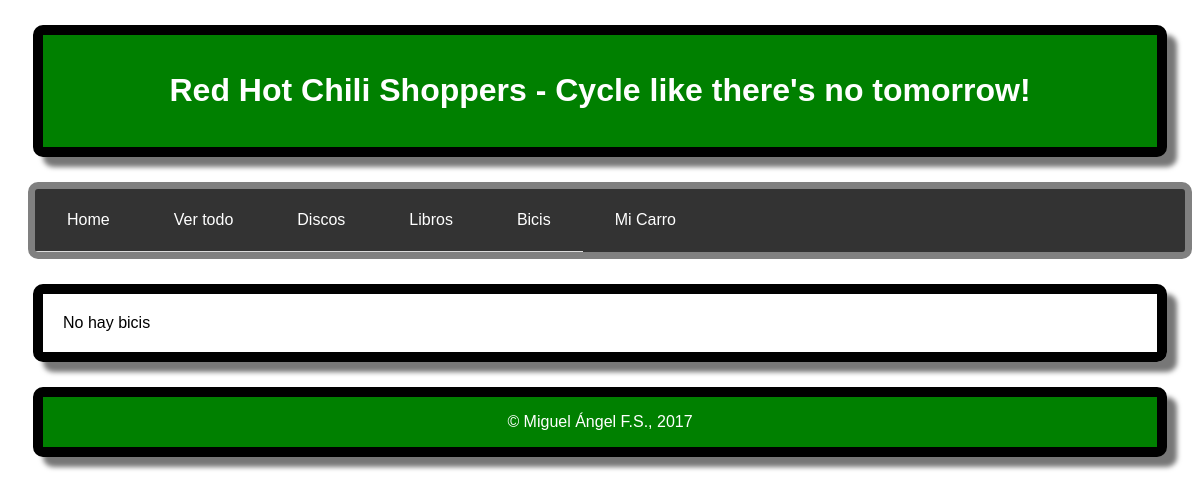
Page /tienda/bicis/ on the earlier database version.
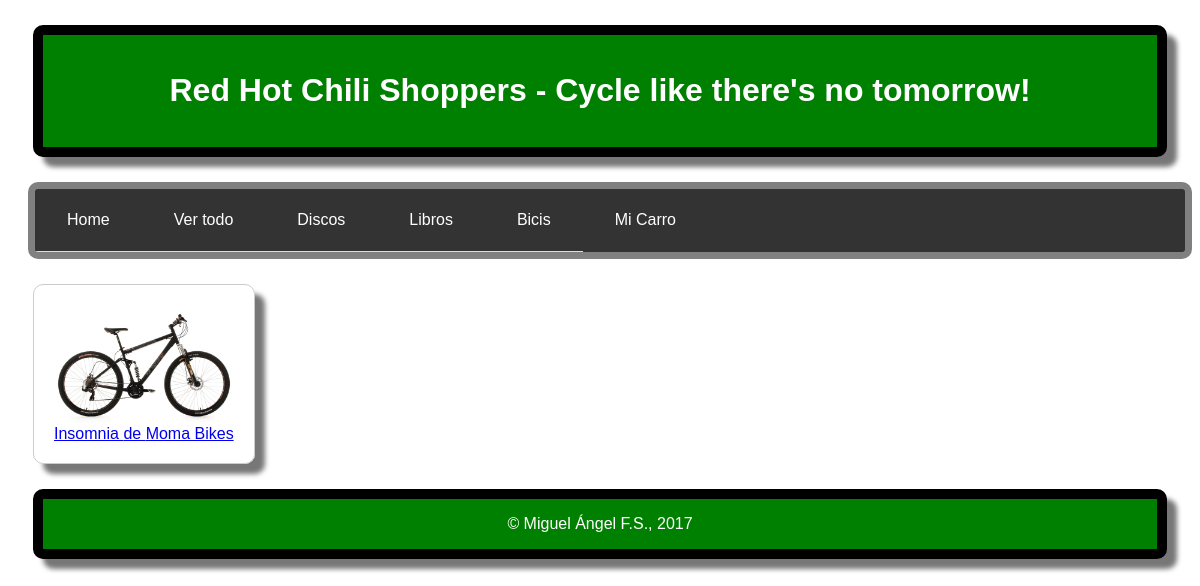
Same page on the later database version.
### mi_tienda/models.py (models this page shows, shortened)
class Bici(models.Model):
    modelo = models.CharField(max_length=200)
    marca = models.CharField(max_length=100)
    color = models.CharField(max_length=20)
    pulgadas_rueda = models.IntegerField(default=0)
    precio = models.DecimalField(max_digits=7, decimal_places=2)
    descripcion = models.CharField(max_length=400)
    imagen = models.ImageField(upload_to='img',max_length=150, default='img/bike.png')
    video = models.FileField(upload_to='vid',max_length=150, default='vid/sample.mp4')
    cantidad = models.IntegerField(default=0)

### mi_tienda/views.py (the view)
# urls.py: url(r'bicis/$', views.bike_index),
def bike_index(request):
    print "paso por bike_index"
    latest_bici_list = Bici.objects.order_by('modelo')
    context = {'latest_bici_list': latest_bici_list}
    return render(request, 'mi_tienda/index_bicis.html', context)

### templates/mi_tienda/index_bicis.html (shortened to what this page needs)
{% extends "mi_tienda/index.html" %}
{% load static %}
{% load staticfiles %}
{% block header %}
    <h1 align="center">Red Hot Chili Shoppers - Cycle like there's no tomorrow!</h1>
{% endblock %}
{% block content %}
    {% if latest_bici_list %}
        {% for bici in latest_bici_list %}
          <div class="gallery">
            <a href="/tienda/product/bicis/{{ bici.marca }}/{{ bici.modelo }}"><img src="{% static bici.imagen %}" width="100" height="75"></img><br>{{ bici.modelo }} de {{ bici.marca }}</a>
          </div>
        {% endfor %}
    {% else %}
        <div>
        No hay bicis
        </div>
    {% endif %}
{% endblock %}

Differences in the rows shown:
added Bici: imagen (picture), modelo "Insomnia", marca "Moma Bikes"
Other differences:
text no longer shown: "No hay bicis"
